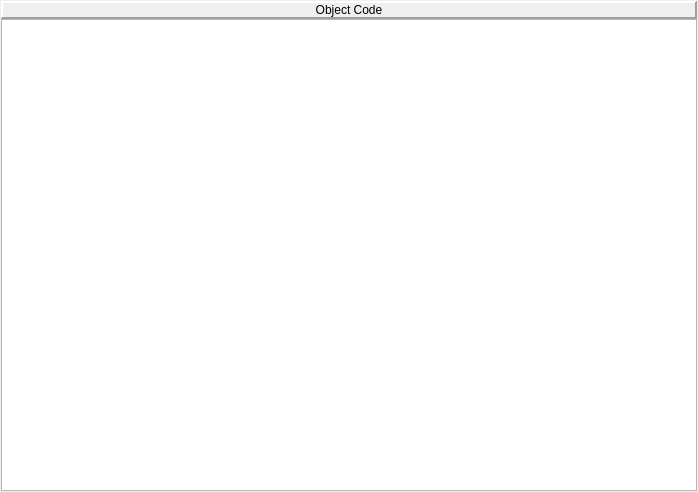
<ui version="4.0" >
 <class>ObjectCodeWindowWidget</class>
 <widget class="QWidget" name="ObjectCodeWindowWidget" >
  <property name="geometry" >
   <rect>
    <x>0</x>
    <y>0</y>
    <width>698</width>
    <height>492</height>
   </rect>
  </property>
  <property name="windowTitle" >
   <string>Form</string>
  </property>
  <layout class="QVBoxLayout" >
   <property name="leftMargin" >
    <number>1</number>
   </property>
   <property name="topMargin" >
    <number>1</number>
   </property>
   <property name="rightMargin" >
    <number>1</number>
   </property>
   <property name="bottomMargin" >
    <number>1</number>
   </property>
   <item>
    <layout class="QVBoxLayout" >
     <property name="spacing" >
      <number>0</number>
     </property>
     <item>
      <widget class="QLabel" name="pepObjectCodeLabel" >
       <property name="frameShape" >
        <enum>QFrame::Panel</enum>
       </property>
       <property name="frameShadow" >
        <enum>QFrame::Raised</enum>
       </property>
       <property name="lineWidth" >
        <number>2</number>
       </property>
       <property name="text" >
        <string>Object Code</string>
       </property>
       <property name="alignment" >
        <set>Qt::AlignCenter</set>
       </property>
      </widget>
     </item>
     <item>
      <widget class="QTextEdit" name="pepObjectCodeTextEdit" >
       <property name="font" >
        <font>
         <family>Courier</family>
         <pointsize>13</pointsize>
         <weight>50</weight>
         <italic>false</italic>
         <bold>false</bold>
         <underline>false</underline>
         <strikeout>false</strikeout>
        </font>
       </property>
       <property name="horizontalScrollBarPolicy" >
        <enum>Qt::ScrollBarAsNeeded</enum>
       </property>
       <property name="lineWrapMode" >
        <enum>QTextEdit::NoWrap</enum>
       </property>
      </widget>
     </item>
    </layout>
   </item>
  </layout>
 </widget>
 <resources/>
 <connections/>
</ui>
